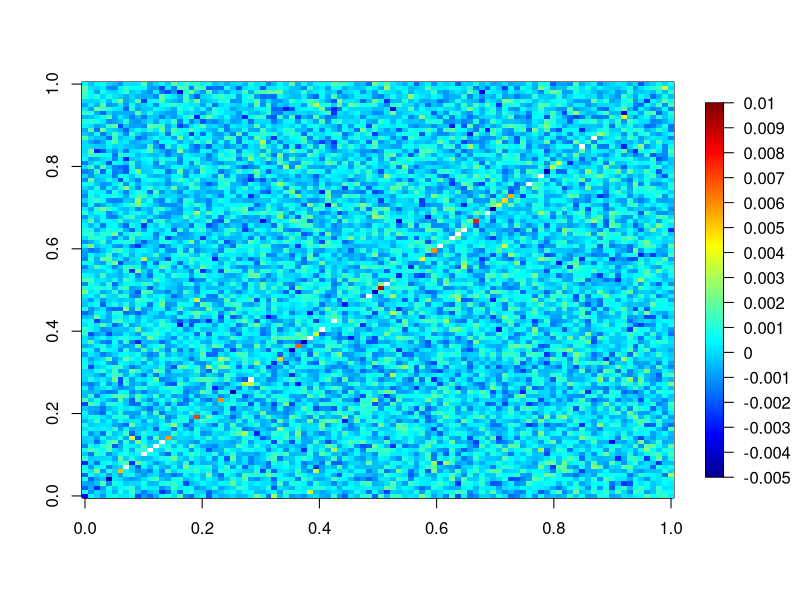
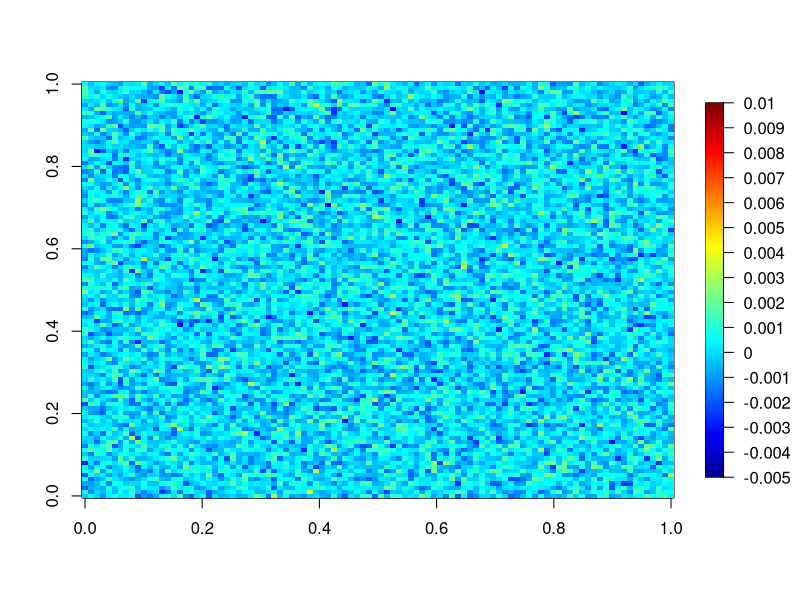

The R source for these figures, in order:
# Image plot with identical coloring for two different matrices

library(fields)
# Terrible example though

Sigma.eps.adjusted.C_2.val.old=matrix(rnorm(10^4,sd=0.001),ncol=100,nrow=100)
Sigma.eps.adjusted.C_2.val=Sigma.eps.adjusted.C_2.val.old+diag(rnorm(10^2,sd=0.005))
	
	
	breaks0=seq(-0.005,0.01,0.0001)
	nlevel0=length(breaks0)-1
	tim.colors0=tim.colors(nlevel0)
	labels0=seq(-0.005,0.01,0.001)
	
	image.plot(Sigma.eps.adjusted.C_2.val,breaks=breaks0, nlevel=nlevel0,col=tim.colors0,axis.args=list(at=labels0,labels=labels0))
	x11()
	image.plot(Sigma.eps.adjusted.C_2.val.old,breaks=breaks0, nlevel=nlevel0,col=tim.colors0,axis.args=list(at=labels0,labels=labels0))
